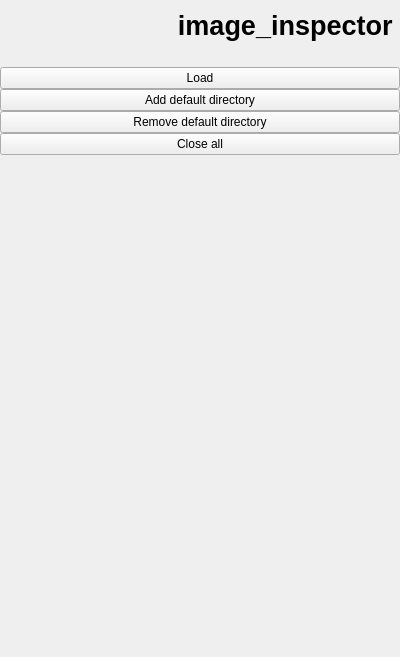
<?xml version="1.0" encoding="UTF-8"?>
<ui version="4.0">
 <class>Form</class>
 <widget class="QWidget" name="Form">
  <property name="geometry">
   <rect>
    <x>0</x>
    <y>0</y>
    <width>400</width>
    <height>657</height>
   </rect>
  </property>
  <property name="windowTitle">
   <string>Form</string>
  </property>
  <layout class="QVBoxLayout" name="verticalLayout">
   <property name="spacing">
    <number>6</number>
   </property>
   <property name="leftMargin">
    <number>0</number>
   </property>
   <property name="topMargin">
    <number>0</number>
   </property>
   <property name="rightMargin">
    <number>0</number>
   </property>
   <property name="bottomMargin">
    <number>0</number>
   </property>
   <item>
    <spacer name="verticalSpacer_3">
     <property name="orientation">
      <enum>Qt::Vertical</enum>
     </property>
     <property name="sizeType">
      <enum>QSizePolicy::Fixed</enum>
     </property>
     <property name="sizeHint" stdset="0">
      <size>
       <width>20</width>
       <height>10</height>
      </size>
     </property>
    </spacer>
   </item>
   <item>
    <widget class="QLabel" name="title">
     <property name="sizePolicy">
      <sizepolicy hsizetype="Preferred" vsizetype="Fixed">
       <horstretch>0</horstretch>
       <verstretch>0</verstretch>
      </sizepolicy>
     </property>
     <property name="font">
      <font>
       <pointsize>20</pointsize>
       <weight>75</weight>
       <bold>true</bold>
      </font>
     </property>
     <property name="styleSheet">
      <string notr="true">background-color: transparent;</string>
     </property>
     <property name="text">
      <string>image_inspector </string>
     </property>
     <property name="alignment">
      <set>Qt::AlignRight|Qt::AlignTop|Qt::AlignTrailing</set>
     </property>
    </widget>
   </item>
   <item>
    <layout class="QGridLayout" name="gridLayout" rowstretch="0,0,0,0,0,0,0,0,0">
     <property name="topMargin">
      <number>0</number>
     </property>
     <property name="verticalSpacing">
      <number>0</number>
     </property>
     <item row="7" column="0">
      <widget class="QPushButton" name="btn_close_views">
       <property name="text">
        <string>Close all</string>
       </property>
      </widget>
     </item>
     <item row="5" column="0">
      <widget class="QPushButton" name="btn_add_def_dir">
       <property name="text">
        <string>Add default directory</string>
       </property>
      </widget>
     </item>
     <item row="4" column="0">
      <widget class="QPushButton" name="btn_load">
       <property name="text">
        <string>Load</string>
       </property>
      </widget>
     </item>
     <item row="8" column="0">
      <spacer name="verticalSpacer_2">
       <property name="orientation">
        <enum>Qt::Vertical</enum>
       </property>
       <property name="sizeHint" stdset="0">
        <size>
         <width>20</width>
         <height>40</height>
        </size>
       </property>
      </spacer>
     </item>
     <item row="3" column="0">
      <spacer name="verticalSpacer">
       <property name="orientation">
        <enum>Qt::Vertical</enum>
       </property>
       <property name="sizeType">
        <enum>QSizePolicy::Fixed</enum>
       </property>
       <property name="sizeHint" stdset="0">
        <size>
         <width>20</width>
         <height>20</height>
        </size>
       </property>
      </spacer>
     </item>
     <item row="6" column="0">
      <widget class="QPushButton" name="btn_rmv_def_dir">
       <property name="text">
        <string>Remove default directory</string>
       </property>
      </widget>
     </item>
    </layout>
   </item>
  </layout>
 </widget>
 <tabstops>
  <tabstop>btn_load</tabstop>
  <tabstop>btn_close_views</tabstop>
 </tabstops>
 <resources/>
 <connections/>
</ui>
